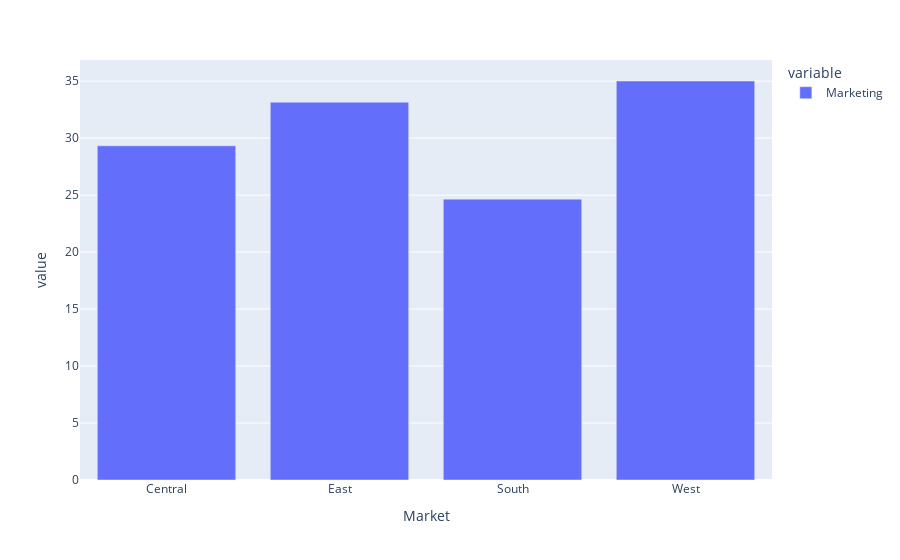

Source (notebook cell):
### Markdown cell above
#### Average Profit By State

##### The graph above displays a heatmap of the U.S. displaying the average profit made by the stores in each state. States with higher population and economic activity, like California, Illinois, New York, and Texas, have a higher average profit. This trend comes from factors like higher consumer spending on morning beverages, bigger customer bases, and more businesses/opportunities in those states. States with lower average profits most likely lack business and commercial centers. If I were to do this again, I would try to implement a dataset that also showed employment and see if there was any correlation between that and store sales of morning drinks.  Note: The grey states did not have enough data to gather an average profit.

### Code cell
# Average Marketing By Region

avg_profit = df.groupby("Market")["Marketing"].mean()
px.bar(avg_profit)

### Figure 1 — Plotly figure (JSON) as saved in the notebook; plotly's stock layout.template omitted (floating-point values rounded to 4 significant figures)
{"data": [{"alignmentgroup": "True", "hovertemplate": "variable=Marketing<br>Market=%{x}<br>value=%{y}<extra></extra>", "legendgroup": "Marketing", "marker": {"color": "#636efa", "pattern": {"shape": ""}}, "name": "Marketing", "offsetgroup": "Marketing", "orientation": "v", "showlegend": true, "textposition": "auto", "type": "bar", "x": ["Central", "East", "South", "West"], "xaxis": "x", "y": [29.32, 33.16, 24.65, 35.01], "yaxis": "y"}], "layout": {"barmode": "relative", "legend": {"title": {"text": "variable"}, "tracegroupgap": 0}, "margin": {"t": 60}, "xaxis": {"anchor": "y", "domain": [0, 1], "title": {"text": "Market"}}, "yaxis": {"anchor": "x", "domain": [0, 1], "title": {"text": "value"}}}}
